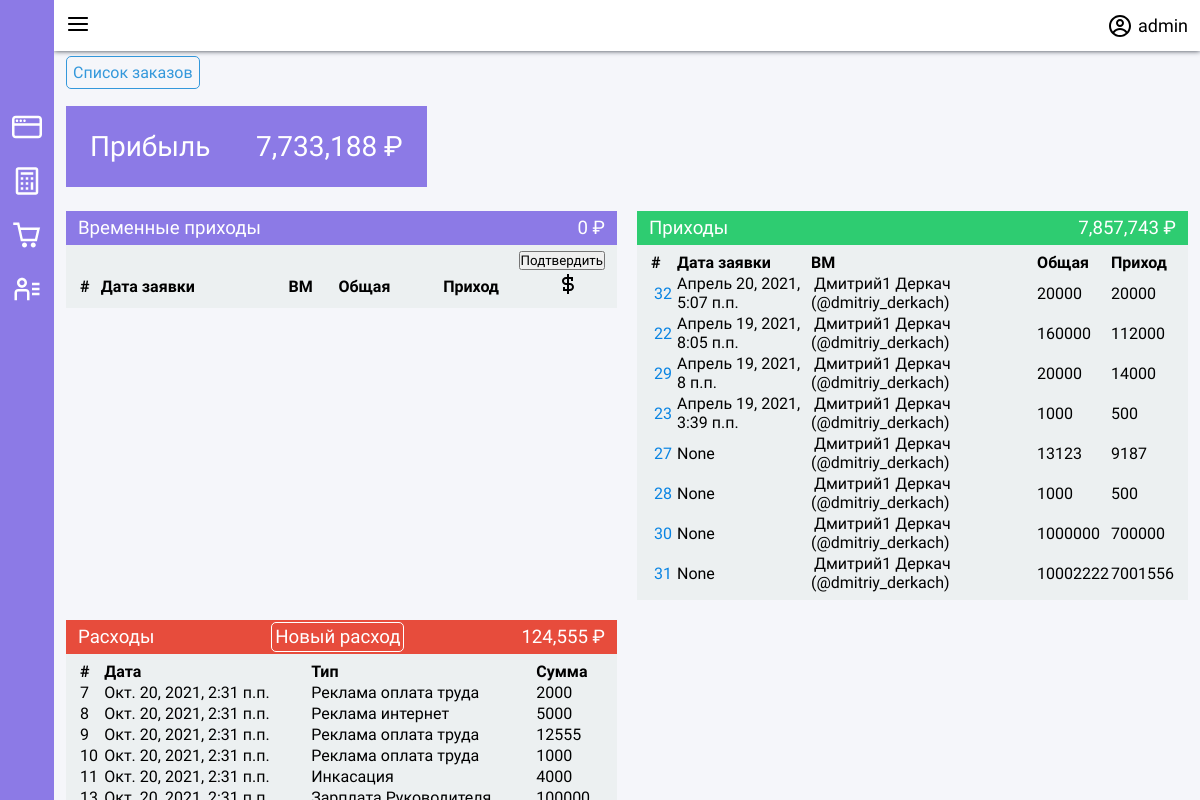
Before: / (signed in) with the older database file.
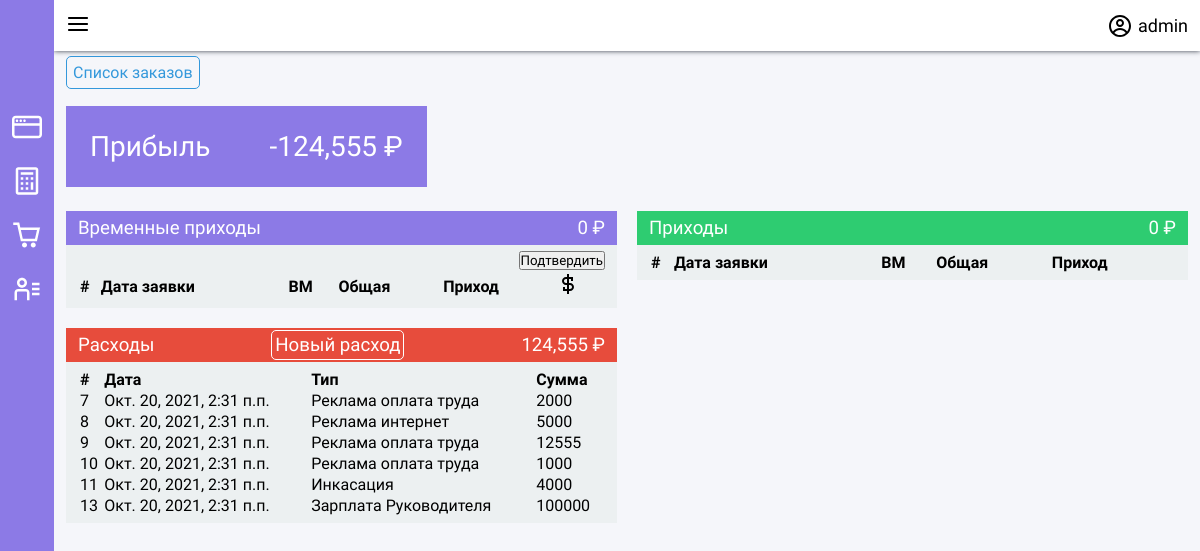
After: the same page with the newer database file.
### app/models.py (models this page shows, shortened)
class Order(models.Model):
    class Meta:
        verbose_name = "Заказ"
        verbose_name_plural = "Заказы"
    TypeChoice = (
        ('G', 'Гарантия'),
        ('N', 'Обычный'),
    )
    StatusChoice = (
        ('R', 'Готово'),
        ('W', 'Ждет'),
        ('C', 'Отменен'),
        ('J', 'В работе'),
        ('M', 'Модернизация')
    )
    create_date = models.DateTimeField(verbose_name='Дата и время создания заказа.', auto_now_add=True)
    working_date = models.DateTimeField(verbose_name='Когда начинать работу', blank=True, default=timezone.now()+timezone.timedelta(hours=1))
    closing_date = models.DateTimeField(verbose_name='Дата и время закрытия заказа.', null=True, blank=True)
    client_name = models.CharField(max_length=256, verbose_name='Имя клиента', blank=True, default='')
    master_advert_name = models.CharField(max_length=128,verbose_name='Рекламное имя ВМ', blank=True, null=True)
    client_adress = models.CharField(max_length=256, verbose_name='Адрес', blank=True, default='')
    client_phone = models.CharField(max_length=128, verbose_name='Телефон клиента', blank=True, default='')
    client_city = models.ForeignKey(
        to=City,
        related_name='client_city',
        related_query_name='client_cities',
        verbose_name='Город',
        null=True,
        on_delete=models.SET_NULL
    )
    order_type = models.CharField(max_length=1, verbose_name='Тип', choices=TypeChoice, default='N')
    order_status = models.CharField(max_length=1, verbose_name='Статус', choices=StatusChoice, default='W')
    comment = models.TextField(verbose_name='Проблема', blank=True, default='')
    announced_amounts = models.TextField(verbose_name='Цены озвучены', blank=True, default='')
    master = models.ForeignKey(
        TelegramProfile,
        on_delete=models.SET_NULL,
        related_name='orders',
        related_query_name='order',
        limit_choices_to={'is_master': True},
        verbose_name='ВМ',
        blank=True,
        null=True
    )
    master_requests = models.ManyToManyField(
        TelegramProfile,
        related_name='orders_request',
        related_query_name='order_request',
        limit_choices_to={'is_master': True},
        blank=True,
        verbose_name='Предложения ВМ',
    )
    amount = models.PositiveIntegerField(verbose_name='Цена услуг', default=0)
    master_comment = models.TextField(verbose_name='Комментарий мастера', blank=True, default='')
    cashed = models.BooleanField(verbose_name='Деньги собраны?', default=False, blank=True)
    cached_master_percent = models.FloatField(verbose_name='Процент мастера.', default=0, blank=True)
    @property
    def get_amount(self):
            if self.amount:
                return self.amount
            else:
                return 0
    @property
    def get_master_amount(self):
        return int(self.get_amount * self.master_coef)
    @property
    def get_clear_amount(self):
        return int(self.get_amount - self.get_master_amount)
    @property
    def get_cashed_value(self):
        if self.cashed:
            return self.get_clear_amount
        return 0
    @property
    def master_coef(self):
        if self.master:
            if self.order_status == 'R':
                return self.cached_master_percent
        return 0

class TelegramProfile(models.Model):
    class Meta:
        verbose_name = "Телеграм профиль"
        verbose_name_plural = "Телеграм профиля"
    telegram_first_name = models.CharField(
        max_length=128, verbose_name='Имя')
    telegram_last_name = models.CharField(
        max_length=128, verbose_name='Фамилия', blank=True, null=True)
    telegram_username = models.CharField(
        max_length=128, verbose_name='Telegram имя пользователя', blank=True, null=True)
    telegram_chat_id = models.CharField(max_length=128, verbose_name='Telegram id чата', unique=True)
    is_master = models.BooleanField(verbose_name='Является мастером?', blank=True, default=False)
    is_operator = models.BooleanField(verbose_name='Является оператором?', blank=True, default=False)
    percents = models.CharField(max_length=512, verbose_name='Проценты', help_text='[от-до%процент, от-до%процент...]. Если интервалы пересекаются, будет выбран первый в списке.', blank=False, default='0-2999%35,3000-999999%50') #amountFrom-amountTo%percent,amountFrom-amountTo%percent,amountFrom-amountTo%percent
    def __str__(self):
        string = self.telegram_first_name + ' ' + self.telegram_last_name
        if self.telegram_username:
            string += ' (@' + self.telegram_username + ')'
        return string

class Spending(models.Model):
    class Meta:
        verbose_name = 'Расход'
        verbose_name_plural = 'Расходы'
    TypeChoices = tuple(enumerate(['Реклама оплата труда', 'Реклама материал', 'Реклама интернет', 'Зарплата Руководителя', 'Зарплата Подчиненых', 'Командировка', 'Аренда', 'Инкасация', 'Перенос с прошлого мес.']))
    date = models.DateTimeField(verbose_name='Дата расхода', blank=True, null=True)
    spending_type = models.SmallIntegerField(verbose_name='Тип', choices=TypeChoices, default=TypeChoices[0][0])
    comment = models.TextField(verbose_name='Комментарий', blank=True, null=True, max_length=512)
    amount = models.IntegerField(verbose_name='Сумма')
    @property
    def verbose_type(self):
        return dict(Spending.TypeChoices)[self.spending_type]

### app/views.py (the view, shortened to what this page needs)
# urls.py: path('', views.index, name='index'),
def index(request):
    if not request.user.is_authenticated:
        return redirect(reverse_lazy('login'))
    if request.method == 'GET':
        sum_cash = get_sum_cash()
        spends_amount = get_all_spends()
        profit = sum_cash - spends_amount
        context = {
            'uncashed_orders': models.Order.objects.filter(order_status='R').filter(cashed=False).exclude(master=None).order_by('-closing_date'),
            'cashed_orders': models.Order.objects.filter(order_status='R').filter(cashed=True).exclude(master=None).order_by('-closing_date'),
            'temp_cash': get_sum_temp_cash(),
            'cash': sum_cash,
            'spends': models.Spending.objects.all(),
            'spends_amount': spends_amount,
            'profit': profit,
        }
        return render(request, 'index.html', context=context)

### app/templatetags/my_tags.py (called while the page is built)
@register.filter(name='humanize_int')
def humanize_int(number):
    return humanize.intcomma(number)

### app/views.py (called while the page is built)
def get_sum_temp_cash():
    queryset = models.Order.objects.filter(order_status='R').exclude(cashed=True).exclude(master=None)
    t = 0
    for order in queryset:
        t += order.get_clear_amount
    return t

def get_sum_cash():
    queryset = models.Order.objects.filter(order_status='R').filter(cashed=True).exclude(master=None)
    t = 0
    for order in queryset:
        t += order.get_cashed_value
    return t

def get_all_spends():
    queryset = models.Spending.objects.all()
    t = 0
    for spend in queryset:
        t += spend.amount
    return t

### templates/index.html (shortened to what this page needs)
{% extends 'base.html' %}
{% load my_tags %}
{% load static %}
{% block html_header %}
<link rel="stylesheet" href="{% static 'css/box-office.css' %}">
<link rel="stylesheet" href="{% static 'css/orders.css' %}">
{% endblock %}
{% block content %}
<div class="container">
    <a href="{% url 'orders' %}" class="button-primary">Список заказов</a>
    <div class="metric">
        <div class="metric_card">
            <div class="metric_header">
                Прибыль
            </div>
            <div class="metric_info">
                {{ profit|humanize_int }} ₽
            </div>
        </div>
    </div>
    <div class="box-office">
        <div class="temp">
            <div class="box_header">
                <div>Временные приходы</div>
                <div>{{ temp_cash|humanize_int }} ₽</div>
            </div>
            <div class="box_body">
                <table style="width: 100%; text-align: left;">
                    <tr>
                        <th>#</th>
                        <th>Дата заявки</th>
                        <th>ВМ</th>
                        <th>Общая</th>
                        <th>Приход</th>
                        <th>                </th>
                    </tr>
                    <form method="POST">
                        <div style="display: flex; justify-content: flex-end;">
                            <input type="submit" value="Подтвердить">
                        </div>
                    </form>
                </table>
            </div>
        </div>
        <div class="profit">
            <div class="box_header" style="background-color: #2ecc71;">
                <div>Приходы</div>
                <div>{{ cash|humanize_int }} ₽</div>
            </div>
            <div class="box_body">
                <table style="width: 100%; text-align: left;">
                    <tr>
                        <th>#</th>
                        <th>Дата заявки</th>
                        <th>ВМ</th>
                        <th>Общая</th>
                        <th>Приход</th>
                    </tr>
                    {% for order in cashed_orders %}
                    <tr>
                        <td><a href="{% url 'orders/detail' order.id %}" class="button" style="color: #0984e3;">{{order.id}}</a></td>
                        <td>{{order.closing_date}}</td>
                        <td><a href="{% url 'masters/detail' order.master.id %}">{{order.master}}</a></td>
                        <td>{{order.get_amount}}</td>
                        <td>{{order.get_cashed_value}}</td>
                    </tr>
                    {% endfor %}
                </table>
            </div>
        </div>
        <div class="spending">
            <div class="box_header" style="background-color: #e74c3c;">
                <div>Расходы</div>
                <div><a href="{% url 'spending/create' %}" style="color: white; border: 1px solid white;">Новый расход</a></div>
                <div>{{ spends_amount|humanize_int }} ₽</div>
            </div>
            <div class="box_body">
                <table style="width: 100%; text-align: left;">
                    <tr>
                        <th>#</th>
                        <th>Дата</th>
                        <th>Тип</th>
                        <th>Сумма</th>
                    </tr>
                    {% for spend in spends %}
                    <tr>
                        <td>{{spend.id}}</td>
                        <td>{{spend.date}}</td>
                        <td>{{spend.verbose_type}}</td>
                        <td>{{spend.amount}}</td>
                    </tr>
                    {% endfor %}
                </table>
            </div>
        </div>
    </div>
</div>
{% endblock %}

Changed rows visible on the page:
no longer on this page (row edited): Order: id "32", closing_date "Апрель 20, 2021, 5:07 п.п.", master "Дмитрий1 Деркач (@dmitriy_derkach)", get_amount "20000", get_cashed_value "20000"
no longer on this page (row edited): Order: id "22", closing_date "Апрель 19, 2021, 8:05 п.п.", master "Дмитрий1 Деркач (@dmitriy_derkach)", get_amount "160000", get_cashed_value "112000"
no longer on this page (row edited): Order: id "29", closing_date "Апрель 19, 2021, 8 п.п.", master "Дмитрий1 Деркач (@dmitriy_derkach)", get_amount "20000", get_cashed_value "14000"
no longer on this page (row edited): Order: id "23", closing_date "Апрель 19, 2021, 3:39 п.п.", master "Дмитрий1 Деркач (@dmitriy_derkach)", get_amount "1000", get_cashed_value "500"
no longer on this page (row edited): Order: id "27", closing_date "None", master "Дмитрий1 Деркач (@dmitriy_derkach)", get_amount "13123", get_cashed_value "9187"
no longer on this page (row edited): Order: id "28", closing_date "None", master "Дмитрий1 Деркач (@dmitriy_derkach)", get_amount "1000", get_cashed_value "500"
no longer on this page (row edited): Order: id "30", closing_date "None", master "Дмитрий1 Деркач (@dmitriy_derkach)", get_amount "1000000", get_cashed_value "700000"
no longer on this page (row edited): Order: id "31", closing_date "None", master "Дмитрий1 Деркач (@dmitriy_derkach)", get_amount "10002222", get_cashed_value "7001556"
now on this page (row unchanged): Spending: id "13", date "Окт. 20, 2021, 2:31 п.п.", verbose_type "Зарплата Руководителя", amount "100000"
Other visible differences:
{{ profit|humanize_int }}: "7,733,188" → "-124,555"
{{ cash|humanize_int }}: "7,857,743" → "0"
